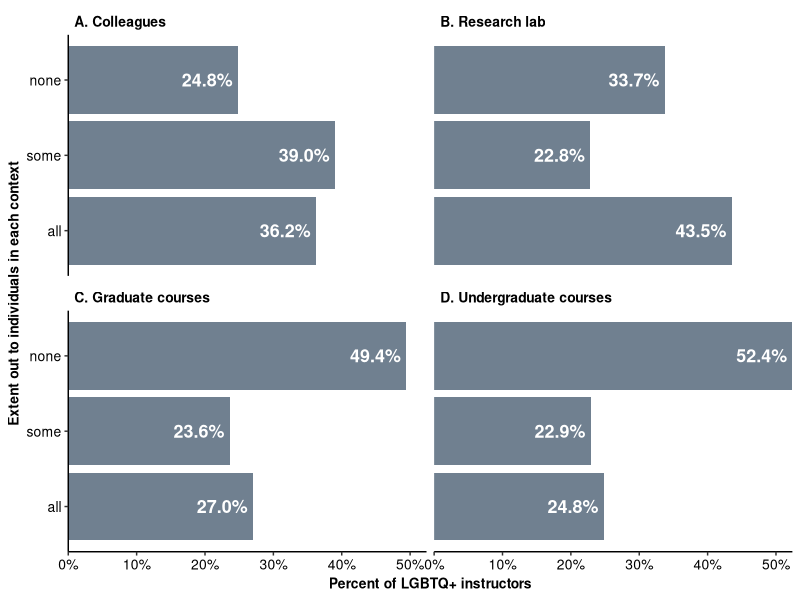

This chart was generated by the following R code:
### Study 1 in "Few science and engineering instructors come out to students, despite potential benefits"
###National survey of science and engineering instructors

library(dplyr)
library(stringr)
library(ggplot2)
library(ordinal)
library(nnet)

my_data <- read.csv("lgbtq2part_study1_deid_data.csv")
concealable_df <- read.csv("lgbtq2part_concealable_df.csv")

#set gay as ref group
concealable_df$identity_clean <- factor(concealable_df$identity_clean, 
                                        levels = c("bi", "gay", "queer+",
                                                   "nb", "trans"))
concealable_df$identity_clean <- relevel(concealable_df$identity_clean, ref = "gay")

### RQ1a: concealable percentages ----
table(my_data$lgbtq.gender.conceal)
table(my_data$lgbq.conceal)
table(concealable_df$concealable)

### RQ1b: logistic regression concealable ~ id ----
summary(glm(formula = concealable ~ identity_clean,
            data = concealable_df, family = "binomial"))

### RQ2: percent out by context ----
# Figure: bar graph out by context
extent_out_tbl <- read.csv("lgbtq2part_fig1_table.csv")

fig1 <- extent_out_tbl %>%
  filter(extent_out != "yes") %>%
  mutate(extent_out = factor(extent_out, levels = c("all", "some", "none"))) %>%
  mutate(context = factor(context, levels = c("colleauges", "lab", "grads", "ugs"))) %>%
  ggplot(aes(x = extent_out, y = liberal_pct/100)) + 
  geom_col(fill = "slategrey") +
  scale_y_continuous(expand = c(0,0), labels = scales::percent) +
  geom_text(aes(y = liberal_pct/100,
                label = scales::percent(liberal_pct/100, accuracy = .1), hjust = 1.1,
                fontface = "bold", size = 10), color = "white") +
  labs(y = "Percent of LGBTQ+ instructors", x = "Extent out to individuals in each context", legend = "") +
  coord_flip() +
  facet_wrap(.~context,
             labeller = as_labeller(c('colleauges' = "A. Colleagues", 'lab' = "B. Research lab",
                                      'grads' = "C. Graduate courses", 'ugs' = "D. Undergraduate courses"))) + 
  theme_classic() +
  theme(axis.text = element_text(family="Helvetica", color = "black", size = 10),
        axis.title = element_text(family="Helvetica", color = "black", size = 10, face = "bold"), 
        plot.title = element_text(family="Helvetica", color = "black", size = 10, face = "bold"),
        strip.text = element_text(family="Helvetica", color = "black", size = 10, face = "bold", hjust = 0),
        strip.background = element_blank(),
        legend.position = "none")

fig1
#ggsave(filename = "lgbtq_2part_fig1.tiff", plot = fig1, units = "in", width = 8, height = 3.75)

### RQ3: reasons to reveal table -----

#vector of reasons
reasons_reveal<-c("I felt like I had a personal relationship with the students in the course",
                  "students in this course was appropriate",
                  "I typically share",
                  "relevant to the students in this course",
                  "relevant to the course content",
                  "I knew others in the department",
                  "live authentically or be open",
                  "I wanted to be an example to my students",
                  "I wanted to serve as a mentor",
                  "I wanted to be known as a supporter",
                  "could make me more relatable",
                  "could make students more comfortable",
                  "could help students understand me or my circumstances better",
                  "course material by making a connection")

#aggregate table
reveal_counts_agg <-do.call(rbind,
                            lapply(reasons_reveal,
                                   function(x){
                                     tmp<-as.data.frame(length(which(str_detect(my_data[["lgbtq.gender.reveal.why"]],x) | 
                                                                       str_detect(my_data[["lgbq.reveal.why"]],x) )))
                                     colnames(tmp) <- "count"
                                     tmp$reason<-x
                                     tmp$csi<-"aggregate"
                                     return(tmp)
                                   }))


reveal_counts_agg <- reveal_counts_agg %>% dplyr::select(csi, everything())

reveal_counts_agg$saw_question <- sum(length(which(my_data[["lgbtq.gender.reveal.why"]] != "")), length(which(my_data[["lgbq.reveal.why"]] != "")))
reveal_counts_agg$pct <- (reveal_counts_agg$count*100)/reveal_counts_agg$saw_question

### RQ5: percent who conceal and anticipate student benefits ----

table(my_data$lgbtq.gender.reveal.benefit, my_data$lgbq.reveal.benefit)

### RQ6: reasons to conceal table------

reasons_conceal <- c("I did not feel like I had a personal enough relationship with the students in this course",
                     "to all undergraduates in this course was inappropriate",
                     "I typically do not share",
                     "was relevant to the students in this course",
                     "was relevant to the course content",
                     "I did not know others in the department, such as other faculty or instructors, who had revealed a similar identity to people in the department",
                     "I had never thought about",
                     "I was concerned students would have a negative opinion", 
                     "result in poor course evaluations",
                     "I was concerned that I would be subjected to departmental disciplinary action",
                     "I was concerned I could be fired",
                     "would waste class time")

#aggregate table
conceal_counts_agg <-do.call(rbind,
                             lapply(reasons_conceal,
                                    function(x){
                                      tmp<-as.data.frame(length(which(str_detect(my_data[["lgbtq.gender.conceal.why"]],x) | 
                                                                        str_detect(my_data[["lgbq.conceal.why"]],x) )))
                                      colnames(tmp) <- "count"
                                      tmp$reason<-x
                                      tmp$csi<-"aggregate"
                                      return(tmp)
                                    }))


conceal_counts_agg <- conceal_counts_agg %>% dplyr::select(csi, everything())

conceal_counts_agg$saw_question <- sum(length(which(my_data[["lgbtq.gender.conceal.why"]] != "")), length(which(my_data[["lgbq.conceal.why"]] != "")))
conceal_counts_agg$pct <- (conceal_counts_agg$count*100)/conceal_counts_agg$saw_question

